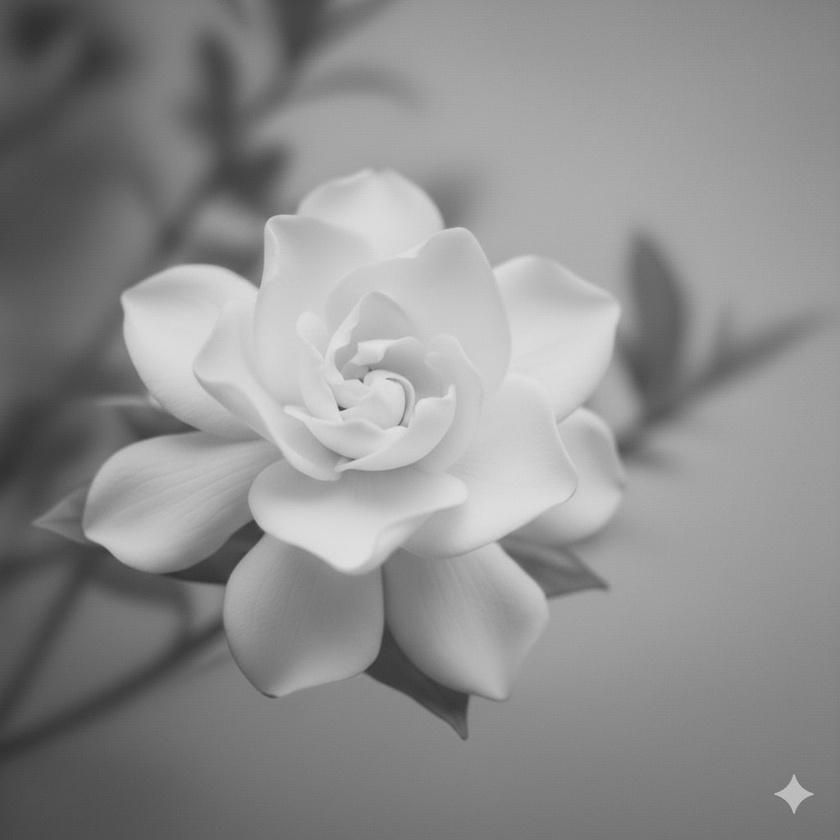
#> input picture HW1/ai.jpg, 840 x 840 px, shrunk from 1024 x 1024 before the run
$ python hist_eq.py
#> lines starting #> are read from the running program, lines starting #| are printed output that depends on the picture
import cv2
import matplotlib.pyplot as plt

def histogram_equalization(image):
    h, w = image.shape
#> h = 840; w = 840
    total = h * w
#> total = 705600

    hist = [0] * 256
    for row in image:
        for px in row:
            hist[px] += 1
#> after the loop, hist = 256 values, max 9741 at index 164, min 0 at index 0, mean 2756.2

    pdf = [count / total for count in hist]
#> pdf = 256 values, max 0.0138 at index 164, min 0 at index 0, mean 0.00391

    cdf = [0.0] * 256
    running = 0.0
    for i in range(256):
        running += pdf[i]
        cdf[i] = running
#> this loop made 256 passes
#> running on passes 1 to 3: 0, 0, 0
#> after the loop, cdf = 256 values from 0 to 1; running = 1

    cdf_min = next((v for v in cdf if v>0), 0.0)
#> cdf_min = 1.42e-06
    lut = [0] * 256
    for i in range(256):
        val = (cdf[i] - cdf_min) / (1.0 - cdf_min) if (1.0 - cdf_min) != 0 else 0.0
        mapped = int(round(val * 255))
        if mapped < 0:
            mapped = 0
        elif mapped > 255:
            mapped = 255
        lut[i] = mapped
#> this loop made 256 passes
#> val on passes 1 to 3: -1.42e-06, -1.42e-06, -1.42e-06
#> after the loop, lut = 256 values from 0 to 255

    out = [[0]*w for _ in range(h)]
    for i in range(h):
        for j in range(w):
            out[i][j] = lut[image[i][j]]
#> after the loop, out = 840 items

    return out

img = cv2.imread('ai.jpg', cv2.IMREAD_GRAYSCALE)
equalized_img = histogram_equalization(img)
#> equalized_img = 840 items

cv_equalized_img = cv2.equalizeHist(img)
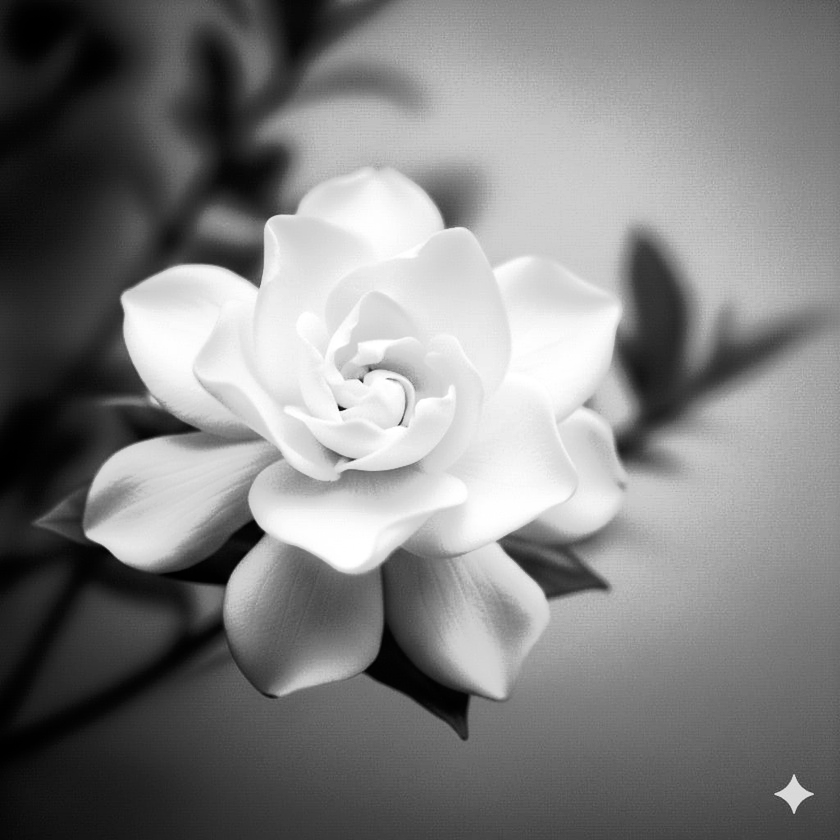
#> cv_equalized_img: shape (840, 840); min 0, max 255, mean 128.5

plt.figure(figsize=(10,4))

plt.subplot(1,3,1)
plt.title("main image")
plt.imshow(img, cmap="gray")
plt.axis("off")

plt.subplot(1,3,2)
plt.title("equalized image")
plt.imshow(equalized_img, cmap="gray")
plt.axis("off")

plt.subplot(1,3,3)
plt.title("OpenCV equalized image")
plt.imshow(cv_equalized_img, cmap="gray")
plt.axis("off")

plt.tight_layout()
plt.show()
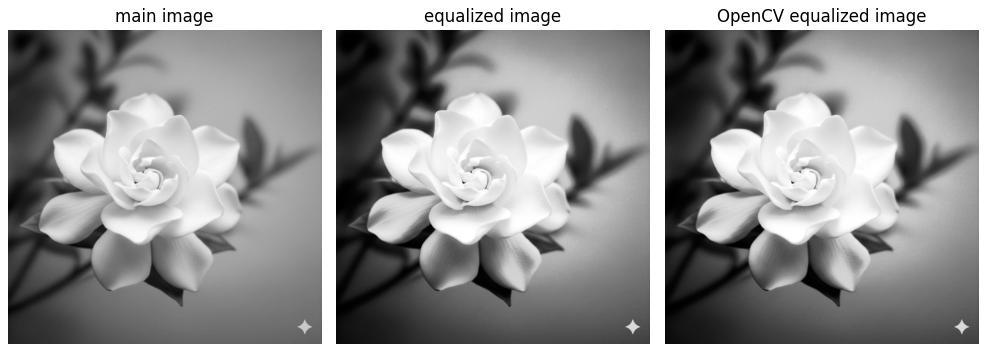
#> figure drawn by matplotlib, 3 panels
